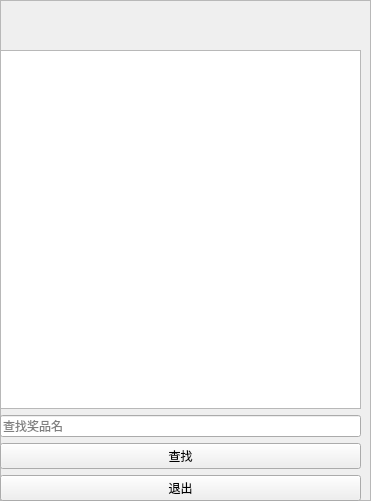
<?xml version="1.0" encoding="UTF-8"?>
<ui version="4.0">
 <class>Usercart</class>
 <widget class="QWidget" name="Usercart">
  <property name="geometry">
   <rect>
    <x>0</x>
    <y>0</y>
    <width>371</width>
    <height>501</height>
   </rect>
  </property>
  <property name="minimumSize">
   <size>
    <width>371</width>
    <height>501</height>
   </size>
  </property>
  <property name="maximumSize">
   <size>
    <width>371</width>
    <height>501</height>
   </size>
  </property>
  <property name="windowTitle">
   <string>购物车</string>
  </property>
  <property name="windowIcon">
   <iconset resource="res.qrc">
    <normaloff>:/icon.jpg</normaloff>:/icon.jpg</iconset>
  </property>
  <widget class="QWidget" name="widget" native="true">
   <property name="geometry">
    <rect>
     <x>110</x>
     <y>10</y>
     <width>111</width>
     <height>41</height>
    </rect>
   </property>
   <property name="styleSheet">
    <string notr="true">image: url(:/title.png);</string>
   </property>
  </widget>
  <widget class="QWidget" name="widget_2" native="true">
   <property name="geometry">
    <rect>
     <x>0</x>
     <y>50</y>
     <width>361</width>
     <height>451</height>
    </rect>
   </property>
   <layout class="QVBoxLayout" name="verticalLayout_2">
    <item>
     <widget class="QTableWidget" name="tableWidget"/>
    </item>
    <item>
     <widget class="QLineEdit" name="searchInput_2">
      <property name="text">
       <string/>
      </property>
      <property name="placeholderText">
       <string>查找奖品名</string>
      </property>
     </widget>
    </item>
    <item>
     <widget class="QPushButton" name="findd">
      <property name="text">
       <string>查找</string>
      </property>
     </widget>
    </item>
    <item>
     <widget class="QPushButton" name="exitt">
      <property name="text">
       <string>退出</string>
      </property>
     </widget>
    </item>
   </layout>
  </widget>
  <widget class="QFrame" name="frame">
   <property name="geometry">
    <rect>
     <x>0</x>
     <y>0</y>
     <width>371</width>
     <height>501</height>
    </rect>
   </property>
   <property name="styleSheet">
    <string notr="true">background-image: url(:/backshu.png);</string>
   </property>
   <property name="frameShape">
    <enum>QFrame::StyledPanel</enum>
   </property>
   <property name="frameShadow">
    <enum>QFrame::Raised</enum>
   </property>
  </widget>
  <zorder>frame</zorder>
  <zorder>widget</zorder>
  <zorder>widget_2</zorder>
 </widget>
 <resources>
  <include location="res.qrc"/>
 </resources>
 <connections/>
 <designerdata>
  <property name="gridDeltaX">
   <number>10</number>
  </property>
  <property name="gridDeltaY">
   <number>10</number>
  </property>
  <property name="gridSnapX">
   <bool>true</bool>
  </property>
  <property name="gridSnapY">
   <bool>true</bool>
  </property>
  <property name="gridVisible">
   <bool>true</bool>
  </property>
 </designerdata>
</ui>
